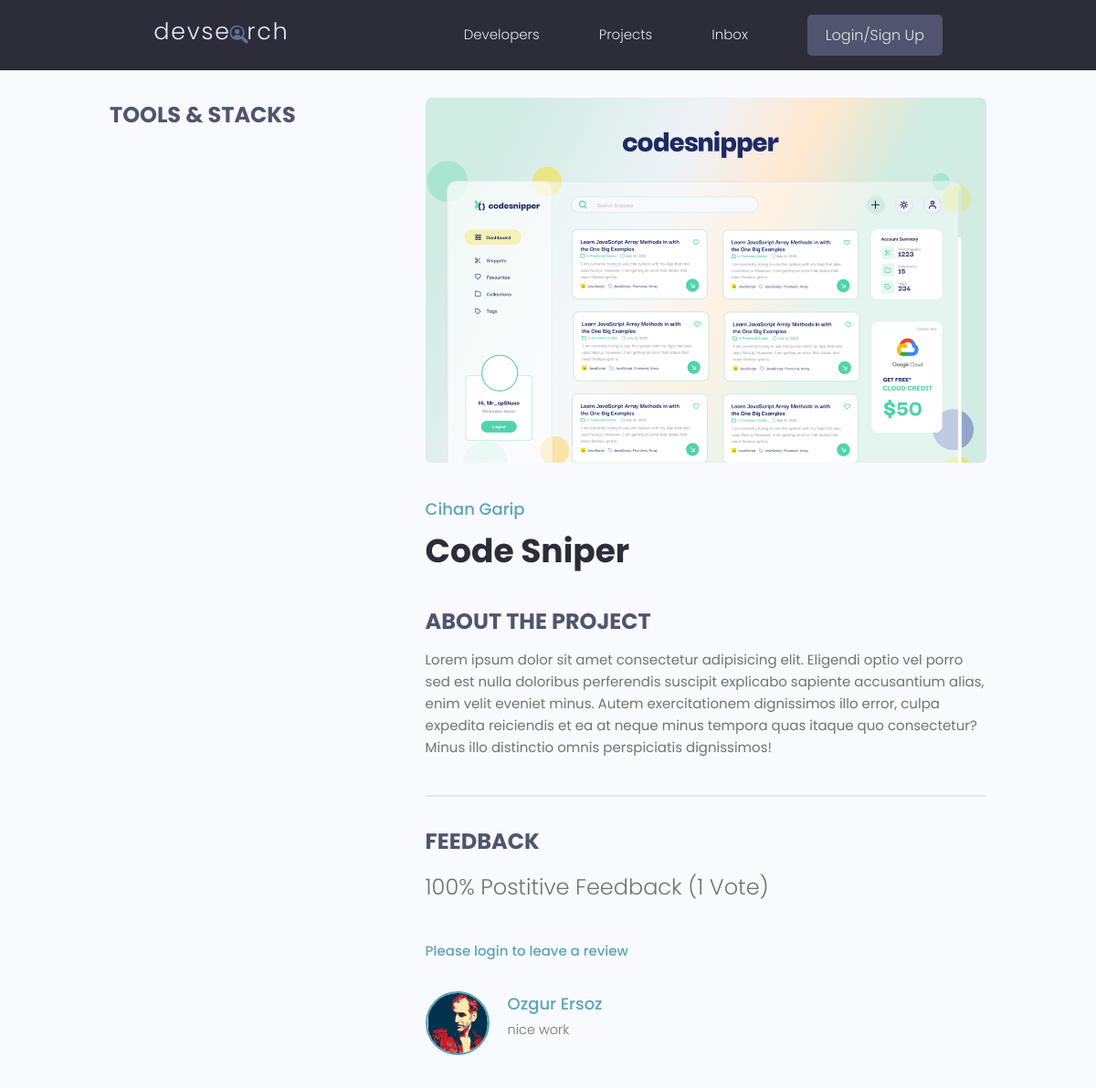
Screenshot of /projects/project/88372d8e-4f2b-4bfa-b1ae-ae582bbfc300 with the database file from the repository.
### projects/models.py (models this page shows, shortened)
class Project(models.Model):
    owner = models.ForeignKey(Profile, on_delete=models.CASCADE, null=True, blank=True)
    title = models.CharField(max_length=200)
    description = models.TextField(null=True, blank=True)
    featured_image = models.ImageField(null=True, blank=True, default="default.jpg")
    demo_link = models.CharField(max_length=2000, null=True, blank=True)
    source_link = models.CharField(max_length=2000, null=True, blank=True)
    tags = models.ManyToManyField("Tag", blank=True)
    vote_total = models.IntegerField(default=0, null=True, blank=True)
    vote_ratio = models.IntegerField(default=0, null=True, blank=True)
    created = models.DateTimeField(auto_now_add=True)
    id = models.UUIDField(
        default=uuid.uuid4, unique=True, primary_key=True, editable=False
    )
    class Meta:
        ordering = ["-vote_ratio", "-vote_total", "title"]
    @property
    def reviewers(self):
        queryset = self.review_set.all().values_list("owner__id", flat=True)
        return queryset

class Review(models.Model):
    VOTE_TYPE = (
        ("up", "Up Vote"),
        ("down", "Down Vote"),
    )
    owner = models.ForeignKey(Profile, on_delete=models.CASCADE, null=True)
    project = models.ForeignKey(Project, on_delete=models.CASCADE)
    body = models.TextField(null=True, blank=True)
    value = models.CharField(max_length=200, choices=VOTE_TYPE)
    created = models.DateTimeField(auto_now_add=True)
    id = models.UUIDField(
        default=uuid.uuid4, unique=True, primary_key=True, editable=False
    )
    class Meta:
        unique_together = [["owner", "project"]]

### users/models.py (models this page shows, shortened)
class Profile(models.Model):
    user = models.OneToOneField(User, on_delete=models.CASCADE, null=True, blank=True)
    name = models.CharField(max_length=200, null=True, blank=True)
    username = models.CharField(max_length=200, null=True, blank=True)
    location = models.CharField(max_length=200, null=True, blank=True)
    email = models.EmailField(max_length=500, null=True, blank=True)
    short_intro = models.CharField(max_length=200, null=True, blank=True)
    bio = models.TextField(null=True, blank=True)
    profile_image = models.ImageField(
        null=True,
        blank=True,
        upload_to="profiles/",
        default="profiles/users-default.png",
    )
    social_github = models.CharField(max_length=200, null=True, blank=True)
    social_twitter = models.CharField(max_length=200, null=True, blank=True)
    social_linkedin = models.CharField(max_length=200, null=True, blank=True)
    social_youtube = models.CharField(max_length=200, null=True, blank=True)
    social_website = models.CharField(max_length=200, null=True, blank=True)
    id = models.UUIDField(
        default=uuid.uuid4, unique=True, primary_key=True, editable=False
    )

### projects/views.py (the view, shortened to what this page needs)
# urls.py: path("project/<str:pk>", views.project, name="single-project"),
def project(request, pk):
    projectObj = Project.objects.get(id=pk)
    form = ReviewForm()
    context = {"project": projectObj, "form": form}
    return render(request, "projects/single_project.html", context)

### projects/templates/projects/single_project.html (shortened to what this page needs)
{% extends 'main.html' %}
{% block content %}
  <main class="singleProject my-md">
    <div class="container">
      <div class="layout">
        <div class="column column--1of3">
          <h3 class="singleProject__subtitle">Tools & Stacks</h3>
        </div>
        <div class="column column--2of3">
          <img class="singleProject__preview"
               src="{{ project.featured_image.url }}"
               alt="portfolio thumbnail" />
          <a href="profile.html" class="singleProject__developer">{{ project.owner.name }}</a>
          <h2 class="singleProject__title">{{ project.title }}</h2>
          <h3 class="singleProject__subtitle">About the Project</h3>
          <div class="singleProject__info">{{ project.description }}</div>
          <div class="comments">
            <h3 class="singleProject__subtitle">Feedback</h3>
            <h5 class="project--rating">
              {{ project.vote_ratio }}% Postitive Feedback ({{ project.vote_total }} Vote{{ project.vote_total|pluralize:"s" }})
            </h5>
            {% if request.user.profile.id in project.reviewers %}
              <p>You have already submitted your review for this project</p>
            {% elif request.user.profile == project.owner %}
              <p>You cannot review your own work</p>
            {% else %}
              <a href="{% url 'login' %}?next={{ request.path }}">Please login to leave a review</a>
            {% endif %}
            <div class="commentList">
              {% for review in project.review_set.all %}
                {% if review.body %}
                  <div class="comment">
                    <a href="{% url 'user-profile' review.owner.id %}">
                      <img class="avatar avatar--md"
                           src="{{ review.owner.profile_image.url }}"
                           alt="user" />
                    </a>
                    <div class="comment__details">
                      <a href="{% url 'user-profile' review.owner.id %}"
                         class="comment__author">{{ review.owner.name }}</a>
                      <p class="comment__info">{{ review.body | linebreaksbr }}</p>
                    </div>
                  </div>
                {% endif %}
              {% endfor %}
            </div>
          </div>
        </div>
      </div>
    </div>
  </main>
{% endblock content %}

### static/styles/app.css (style rules this page uses)
:root { --color-sub: #2d2d39; }
img { width: 100%; }
.singleProject .column--1of3 { order: 2; }
@media screen and (min-width: 1081px) { .singleProject .column--1of3 { order: 1; } }
@media screen and (min-width: 1081px) { .singleProject .column--2of3 { order: 2; } }
.singleProject__preview { height: 50vh; object-fit: cover; object-position: top center; margin-bottom: 3rem; border-radius: 0.7rem; }
.singleProject__developer { font-size: 1.8rem; font-weight: 500; }
.singleProject__title { font-size: 3.6rem; font-weight: 700; color: var(--color-sub); margin-bottom: 3rem; }
.project--rating { margin-bottom: 1.6em; margin-top: .5em; }
.singleProject__subtitle { text-transform: uppercase; font-size: 2.4rem; font-weight: 700; color: var(--color-sub-light); margin-bottom: 1rem; }
.comments { margin-top: 4rem; padding-top: 3rem; border-top: 2px solid var(--color-light); }
.commentList { margin: 3rem 0; }
.comment { display: flex; gap: 2rem; }
.comment__author { font-size: 1.8rem; }
.comment__info { font-size: 1.45rem; }

### static/uikit/styles/modules/_variables.css (style rules this page uses)
:root { --color-main: #5aa5b9; --color-main-light: #e6faff; --color-sub: #3f4156; --color-sub-light: #51546e; --color-sub-lighter: #ededfd; --color-text: #737373; --color-gray: #8b8b8b; --color-light: #e5e7eb; --color-light-gray: #767676; --color-bg: #f8fafd; --color-white: #fffefd; --color-white-light: #f3f3f3; --color-success: #359e64; --color-success-bg: #def8e8; --color-error: #fc4b0b; --color-error-bg: #fff2ee; --font-base: 'Poppins', arial, helvetica, 'Segoe UI', roboto, ubuntu, sans-serif; --font-monospace: 'Fira Code', 'Courier New', courier, monospace; --font-regular: 300; --font-medium: 500; --font-bold: 700; --generic-shadow: 1px 1px 5px #00000010; --generic-transition: all 0.3s ease-in-out; }

### static/uikit/styles/modules/_base.css (style rules this page uses)
* { margin: 0; padding: 0; box-sizing: border-box; text-rendering: optimizeLegibility; color: inherit; font-size: inherit; }
html { font-size: 50%; }
@media only screen and (min-width: 480px) { html { font-size: 56.25%; } }
@media only screen and (min-width: 1200px) { html { font-size: 62.5%; } }
body { line-height: 1.6; font-weight: 400; font-size: 1.5rem; color: var(--color-text); background-color: var(--color-bg); min-height: 100vh; }

### static/uikit/styles/modules/_typography.css (style rules this page uses)
* { font-family: var(--font-base); }
h2 { font-size: 3.6rem; font-weight: var(--font-bold); }
h3 { font-size: 3.2rem; font-weight: var(--font-medium); }
h5 { font-size: 2.4rem; font-weight: var(--font-medium); }
h5, h6 { font-weight: var(--font-regular); }
p, span, strong { font-size: 1.6rem; color: var(--color-text); font-weight: var(--font-regular); }
a { padding-bottom: 2px; text-decoration: none; display: inline-block; color: var(--color-main); font-weight: var(--font-medium); }

### static/uikit/styles/modules/_utilities.css (style rules this page uses)
.container { width: 92%; max-width: 165rem; margin: 0 auto; box-sizing: border-box; }
@media screen and (min-width: 1000px) { .container { width: 90%; } }
@media screen and (min-width: 1200px) { .container { width: 80%; } }
.my-md { margin: 3rem auto; }

### static/uikit/styles/modules/_avatar.css (style rules this page uses)
.avatar { border-radius: 50%; border: 2px solid var(--color-main); object-fit: cover; }
.avatar--md { height: 7rem; width: 7rem; }

### static/uikit/styles/modules/_layout.css (style rules this page uses)
.layout { display: flex; flex-flow: row wrap; justify-content: space-between; }
.layout > .column { margin-bottom: 3rem; }
.layout > .column.column--1of3 { flex-basis: 30%; }
.layout > .column.column--2of3 { flex-basis: 64%; }

### rows the page displays
Project: featured_image (picture), owner.name "Cihan Garip", title "Code Sniper", description "Lorem ipsum dolor sit amet consectetur adipisicing elit. Eligendi optio vel porro sed est nulla doloribus perferendis suscipit explicabo sapiente accusantium alias, enim velit eveniet minus. Autem exercitationem dignissimos illo error, culpa expedita reiciendis et ea at neque minus tempora quas itaque quo consectetur? Minus illo distinctio omnis perspiciatis dignissimos!", vote_ratio "100", vote_total "1"
Review: owner.profile_image (picture), owner.name "Ozgur Ersoz", body "nice work"
